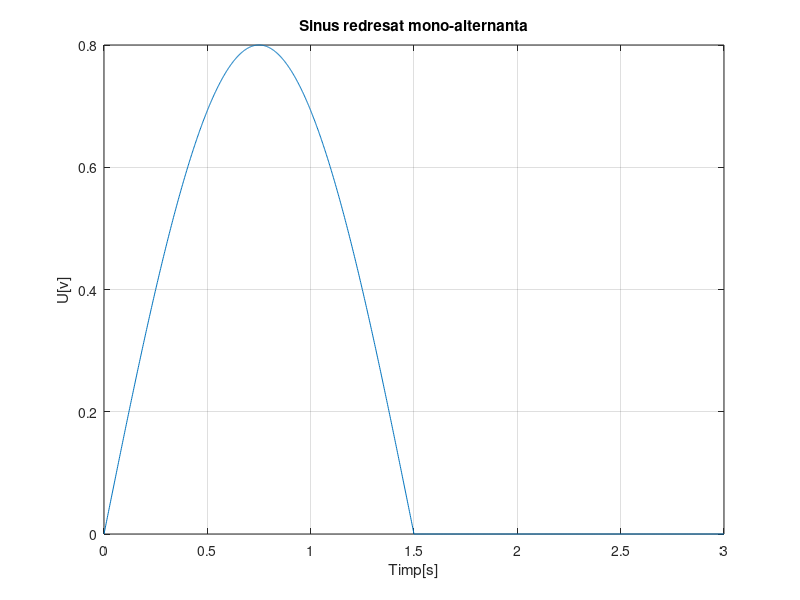
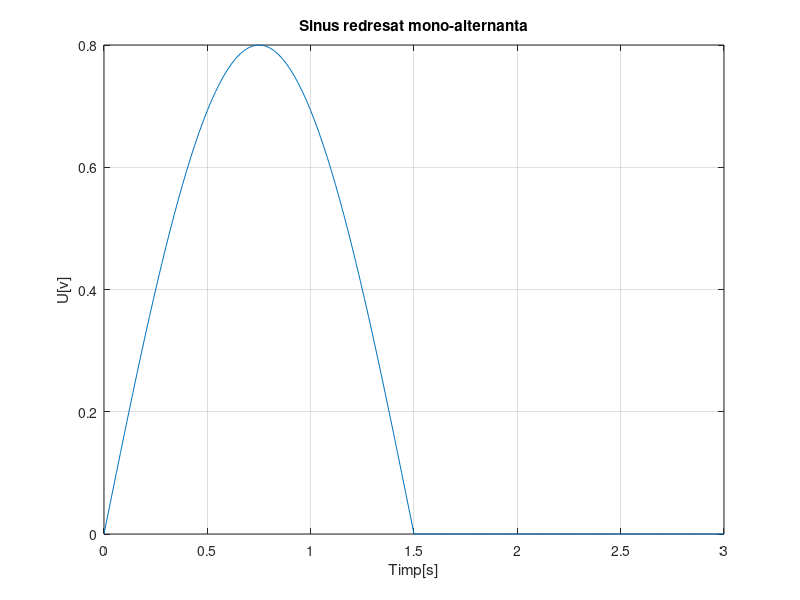
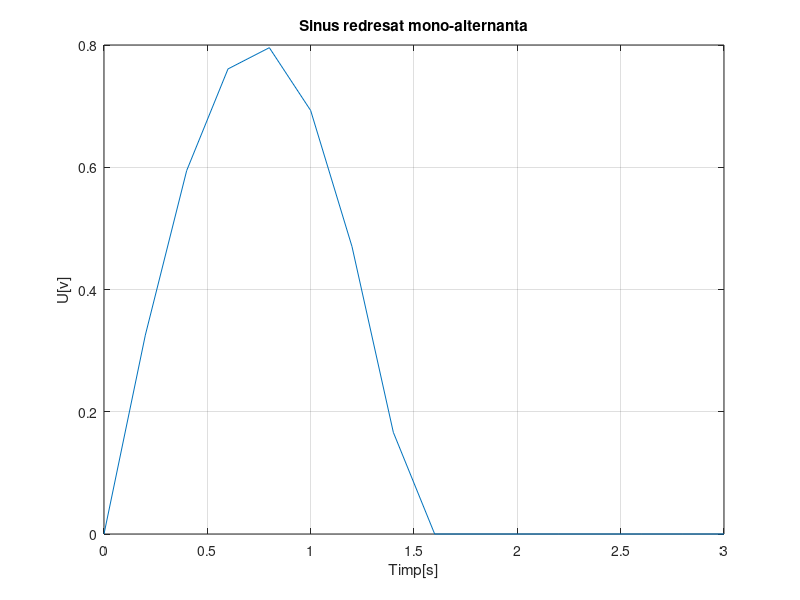

Source code (MATLAB) for these figures, in order:
figure(1)
t= 0:0.002:3;%timpul de la 0 la 3 secunde cu rezolutie temporara de 2ms
s=0.8*sin(2*pi*t*1/3)
s(s<0)=0%elimina valorile negative ale semnalului
plot(t,s),grid;
title('Sinus redresat mono-alternanta')
xlabel('Timp[s]')
ylabel('U[v]')

figure(2)
t= 0:0.02:3;%timpul de la 0 la 3 secunde cu rezolutie temporara de 20ms
s=0.8*sin(2*pi*t*1/3)
s(s<0)=0%elimina valorile negative ale semnalului
plot(t,s),grid;
title('Sinus redresat mono-alternanta')
xlabel('Timp[s]')
ylabel('U[v]')

figure(3)
t= 0:0.2:3;%timpul de la 0 la 3 secunde cu rezolutie temporara de 200ms
s=0.8*sin(2*pi*t*1/3)
s(s<0)=0%elimina valorile negative ale semnalului
plot(t,s),grid;
title('Sinus redresat mono-alternanta')
xlabel('Timp[s]')
ylabel('U[v]')
